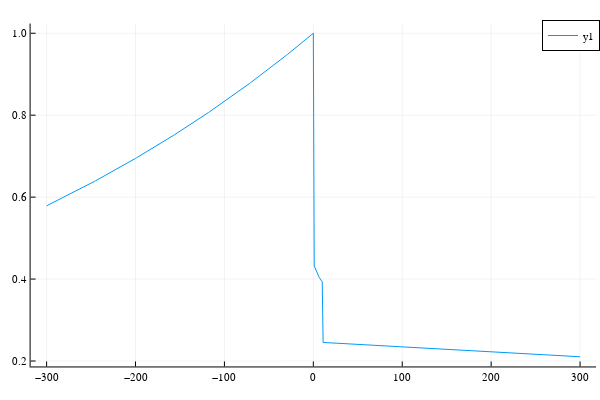

Notebook source saved alongside this figure:
### Code cell
plot(zA,abs.(ModeF))

### Figure 1 — Plotly figure (JSON) as saved in the notebook; plotly's stock layout.template omitted (floating-point values rounded to 4 significant figures; data arrays with more than 128 entries replaced by an {"elided": "..."} marker saying what was removed)
{"data": [{"colorbar": {"len": 0.9525, "title": {"text": ""}, "x": 0.9934, "y": 0.5139}, "legendgroup": "y1", "line": {"color": "rgba(0, 154, 250, 1.000)", "dash": "solid", "shape": "linear", "width": 1}, "mode": "lines", "name": "y1", "showlegend": true, "type": "scatter", "x": {"elided": "601 int values"}, "xaxis": "x", "y": {"elided": "601 float values"}, "yaxis": "y"}], "layout": {"annotations": [], "height": 400, "legend": {"bgcolor": "rgba(255, 255, 255, 1.000)", "bordercolor": "rgba(0, 0, 0, 1)", "borderwidth": 1, "font": {"color": "rgba(0, 0, 0, 1)", "family": "sans-serif", "size": 11}, "title": {"font": {"color": "rgba(0, 0, 0, 1)", "family": "sans-serif", "size": 15}, "text": ""}, "tracegroupgap": 0, "traceorder": "normal", "x": 1, "xanchor": "auto", "y": 1, "yanchor": "auto"}, "margin": {"b": 20, "l": 0, "r": 0, "t": 20}, "paper_bgcolor": "rgba(255, 255, 255, 1.000)", "plot_bgcolor": "rgba(255, 255, 255, 1.000)", "showlegend": true, "width": 600, "xaxis": {"anchor": "y", "domain": [0.05101, 0.9934], "gridcolor": "rgba(0, 0, 0, 0.1)", "gridwidth": 0.5, "linecolor": "rgba(0, 0, 0, 1)", "mirror": false, "range": [-318, 318], "showgrid": true, "showline": true, "showticklabels": true, "tickangle": 0, "tickcolor": "rgb(0, 0, 0)", "tickfont": {"color": "rgba(0, 0, 0, 1)", "family": "sans-serif", "size": 11}, "tickmode": "array", "ticks": "inside", "ticktext": ["−300", "−200", "−100", "0", "100", "200", "300"], "tickvals": [-300, -200, -100, 0, 100, 200, 300], "title": {"font": {"color": "rgba(0, 0, 0, 1)", "family": "sans-serif", "size": 15}, "text": ""}, "type": "linear", "visible": true, "zeroline": false, "zerolinecolor": "rgba(0, 0, 0, 1)"}, "yaxis": {"anchor": "x", "domain": [0.03762, 0.9902], "gridcolor": "rgba(0, 0, 0, 0.1)", "gridwidth": 0.5, "linecolor": "rgba(0, 0, 0, 1)", "mirror": false, "range": [0.1867, 1.024], "showgrid": true, "showline": true, "showticklabels": true, "tickangle": 0, "tickcolor": "rgb(0, 0, 0)", "tickfont": {"color": "rgba(0, 0, 0, 1)", "family": "sans-serif", "size": 11}, "tickmode": "array", "ticks": "inside", "ticktext": ["0.2", "0.4", "0.6", "0.8", "1.0"], "tickvals": [0.2, 0.4, 0.6, 0.8, 1], "title": {"font": {"color": "rgba(0, 0, 0, 1)", "family": "sans-serif", "size": 15}, "text": ""}, "type": "linear", "visible": true, "zeroline": false, "zerolinecolor": "rgba(0, 0, 0, 1)"}}}
